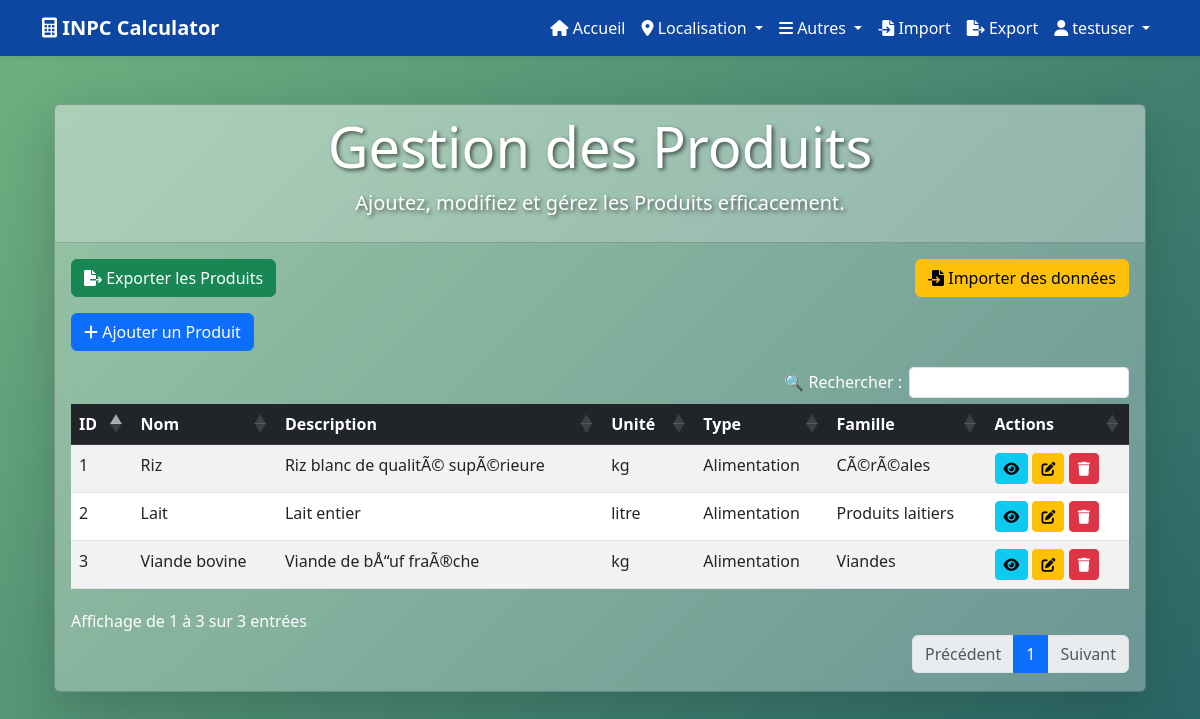
The page /pages/produits/ (signed in) on the database its author committed.
### utilisateurs/models.py (models this page shows, shortened)
class Utilisateur(AbstractUser):
    ROLE_CHOICES = (
        ('admin', 'Admin'),
        ('agent', 'Agent'),
    )
    role = models.CharField(max_length=10, choices=ROLE_CHOICES, default='agent')

### pages/models.py (models this page shows, shortened)
class Product(models.Model):
    code = models.CharField(max_length=45, unique=True)
    name = models.CharField(max_length=45)
    description = models.TextField()
    unit_measure = models.CharField(max_length=45)
    product_type = models.ForeignKey(ProductType, on_delete=models.CASCADE)
    famille = models.ForeignKey('Famille', on_delete=models.CASCADE)  # Added famille relation here

class ProductType(models.Model):
    code = models.CharField(max_length=45, unique=True)
    label = models.CharField(max_length=45)
    description = models.TextField()

class Famille(models.Model):
    nom = models.CharField(max_length=255)
    description = models.TextField()

### pages/views.py (the view, shortened to what this page needs)
# urls.py: path('produits/', login_required(views.gestion_produits), name='gestion_produits'),
@login_required
def gestion_produits(request):
    produits = Product.objects.all()
    product_types = ProductType.objects.all()
    familles = Famille.objects.all()
    form = ProductForm(request.POST or None)
    context = {
        'produits': produits,
        'product_types': product_types,
        'familles': familles,
        'form': form
    }
    return render(request, 'pages/gestion_produits.html', context)

### pages/forms.py
class ProductForm(forms.ModelForm):
    product_type = forms.ModelChoiceField(
        queryset=ProductType.objects.all(),
        required=True,
        label="Type de Produit",
        widget=forms.Select(attrs={'class': 'form-control glowing-input'})
    )
    famille = forms.ModelChoiceField(
        queryset=Famille.objects.all(),
        required=True,
        label="Famille",
        widget=forms.Select(attrs={'class': 'form-control glowing-input'})
    )
    class Meta:
        model = Product
        fields = ['code', 'name', 'description', 'unit_measure', 'product_type', 'famille']
        widgets = {
            'code': forms.TextInput(attrs={'class': 'form-control glowing-input'}),
            'name': forms.TextInput(attrs={'class': 'form-control glowing-input'}),
            'description': forms.Textarea(attrs={'class': 'form-control glowing-input'}),
            'unit_measure': forms.TextInput(attrs={'class': 'form-control glowing-input'}),
        }

### templates/pages/gestion_produits.html (shortened to what this page needs)
{% extends 'base.html' %}
{% load static %}
{% block content %}
<link rel="stylesheet" href="https://cdn.datatables.net/1.11.5/css/dataTables.bootstrap5.min.css">
<link rel="stylesheet" href="https://cdn.datatables.net/buttons/2.2.3/css/buttons.bootstrap5.min.css">
<link rel="stylesheet" href="{% static 'css/stylecrud.css' %}">
<div class="container mt-5">
    <div class="card shadow-lg text-white animate__animated animate__fadeInDown">
        <div class="card-header text-center">
            <h1 class="display-4">Gestion des Produits</h1>
            <p class="lead">Ajoutez, modifiez et gérez les Produits efficacement.</p>
        </div>
        <div class="card-body animate__animated animate__fadeInUp">
            <div class="d-flex justify-content-between mb-3">
                <a href="{% url 'export_data' %}?table=Product" class="btn btn-success">
                    <i class="fas fa-file-export"></i> Exporter les Produits
                </a>
                <a href="{% url 'import_data' %}" class="btn btn-warning">
                    <i class="fas fa-file-import"></i> Importer des données
                </a>
            </div>
            <button class="btn btn-primary mb-3" data-bs-toggle="modal" data-bs-target="#createProductModal">
                <i class="fas fa-plus"></i> Ajouter un Produit
            </button>
            <table id="productTable" class="table table-hover table-striped">
                <thead class="table-dark">
                    <tr>
                        <th>ID</th>
                        <th>Nom</th>
                        <th>Description</th>
                        <th>Unité</th>
                        <th>Type</th>
                        <th>Famille</th>
                        <th>Actions</th>
                    </tr>
                </thead>
                <tbody>
                    {% for produit in produits %}
                    <tr class="animate__animated animate__fadeIn">
                        <td>{{ produit.id }}</td>
                        <td>{{ produit.name }}</td>
                        <td>{{ produit.description }}</td>
                        <td>{{ produit.unit_measure }}</td>
                        <td>{{ produit.product_type.label }}</td>
                        <td>{{ produit.famille.nom }}</td>
                        <td>
                            <button class="btn btn-info btn-sm" data-bs-toggle="modal" data-bs-target="#viewModal{{ produit.id }}">
                                <i class="fas fa-eye"></i>
                            </button>
                            <button class="btn btn-warning btn-sm" data-bs-toggle="modal" data-bs-target="#editModal{{ produit.id }}">
                                <i class="fas fa-edit"></i>
                            </button>
                            <form method="post" style="display:inline;">
                                <button type="submit" name="supprimer" onclick="return confirm('Es-tu sûr de vouloir supprimer ce Produit ?')" class="btn btn-danger btn-sm">
                                    <i class="fas fa-trash"></i>
                                </button>
                            </form>
                        </td>
                    </tr>
                    {% endfor %}
                </tbody>
            </table>
        </div>
    </div>
</div>
{% endblock %}

### templates/base.html (shortened to what this page needs)
{% load static %}
<!DOCTYPE html>
<html lang="fr">
<head>
    <link href="https://cdn.jsdelivr.net/npm/bootstrap@5.3.0/dist/css/bootstrap.min.css" rel="stylesheet">
    <link href="https://cdnjs.cloudflare.com/ajax/libs/font-awesome/6.0.0-beta3/css/all.min.css" rel="stylesheet">
    <link rel="stylesheet" href="https://cdnjs.cloudflare.com/ajax/libs/animate.css/4.1.1/animate.min.css">
    <link rel="stylesheet" href="{% static 'css/styles.css' %}">
    <link rel="stylesheet" href="https://unpkg.com/leaflet@1.7.1/dist/leaflet.css" />
</head>
<body>
    <nav class="navbar navbar-expand-lg shadow-sm">
        <div class="container">
            <a class="navbar-brand fw-bold" href="#">
                <i class="fas fa-calculator"></i> INPC Calculator
            </a>
            <div class="collapse navbar-collapse" id="navbarNav">
                <ul class="navbar-nav ms-auto">
                    <li class="nav-item">
                        <a class="nav-link" href="{% url 'accueil' %}">
                            <i class="fas fa-home"></i> Accueil
                        </a>
                    </li>
<li class="nav-item dropdown">
    <a class="nav-link dropdown-toggle" href="#" id="dropdownLocalisation" role="button" data-bs-toggle="dropdown">
        <i class="fas fa-map-marker-alt"></i> Localisation
    </a>
</li>
                    <li class="nav-item dropdown">
                        <a class="nav-link dropdown-toggle" href="#" id="navbarDropdown" role="button" data-bs-toggle="dropdown">
                            <i class="fas fa-bars"></i> Autres
                        </a>
                    </li>
                    <li class="nav-item">
                        <a class="nav-link" href="{% url 'import_data' %}">
                            <i class="fas fa-file-import"></i> Import
                        </a>
                    </li>
                    <li class="nav-item">
                        <a class="nav-link" href="{% url 'export_data' %}">
                            <i class="fas fa-file-export"></i> Export
                        </a>
                    </li>
                    {% if user.is_authenticated %}
                    <li class="nav-item dropdown">
                        <a class="nav-link dropdown-toggle" href="#" id="userDropdown" role="button" data-bs-toggle="dropdown">
                            <i class="fas fa-user"></i> {{ user.username }}
                        </a>
                    </li>
                    {% endif %}
                </ul>
            </div>
        </div>
    </nav>
    <div class="container mt-5">
        {% block content %}
        {% endblock content %}
    </div>
</body>
</html>

### templates/pages/static/css/stylecrud.css (style rules this page uses)
body { background: linear-gradient(-45deg, #1e3c72, #2a5298, #134e5e, #71b280); background-size: 400% 400%; animation: moveBackground 10s ease infinite; }
.card-header { font-size: 1.5rem; font-weight: bold; text-align: center; background: rgba(255, 255, 255, 0.2); color: #ffffff; text-shadow: 2px 2px 4px rgba(0, 0, 0, 0.6); }
.card { background: rgba(255, 255, 255, 0.3); backdrop-filter: blur(10px); }

### templates/base.html (style rules this page uses)
.navbar { background-color: #0d47a1 !important; }
.navbar .nav-link, .navbar-brand { color: white !important; }

### rows shown on the page
Utilisateur: username "testuser"
Product: id "1", name "Riz", description "Riz blanc de qualitÃ© supÃ©rieure", unit_measure "kg", product_type.label "Alimentation", famille.nom "CÃ©rÃ©ales"
Product: id "2", name "Lait", description "Lait entier", unit_measure "litre", product_type.label "Alimentation", famille.nom "Produits laitiers"
Product: id "3", name "Viande bovine", description "Viande de bÅ“uf fraÃ®che", unit_measure "kg", product_type.label "Alimentation", famille.nom "Viandes"
